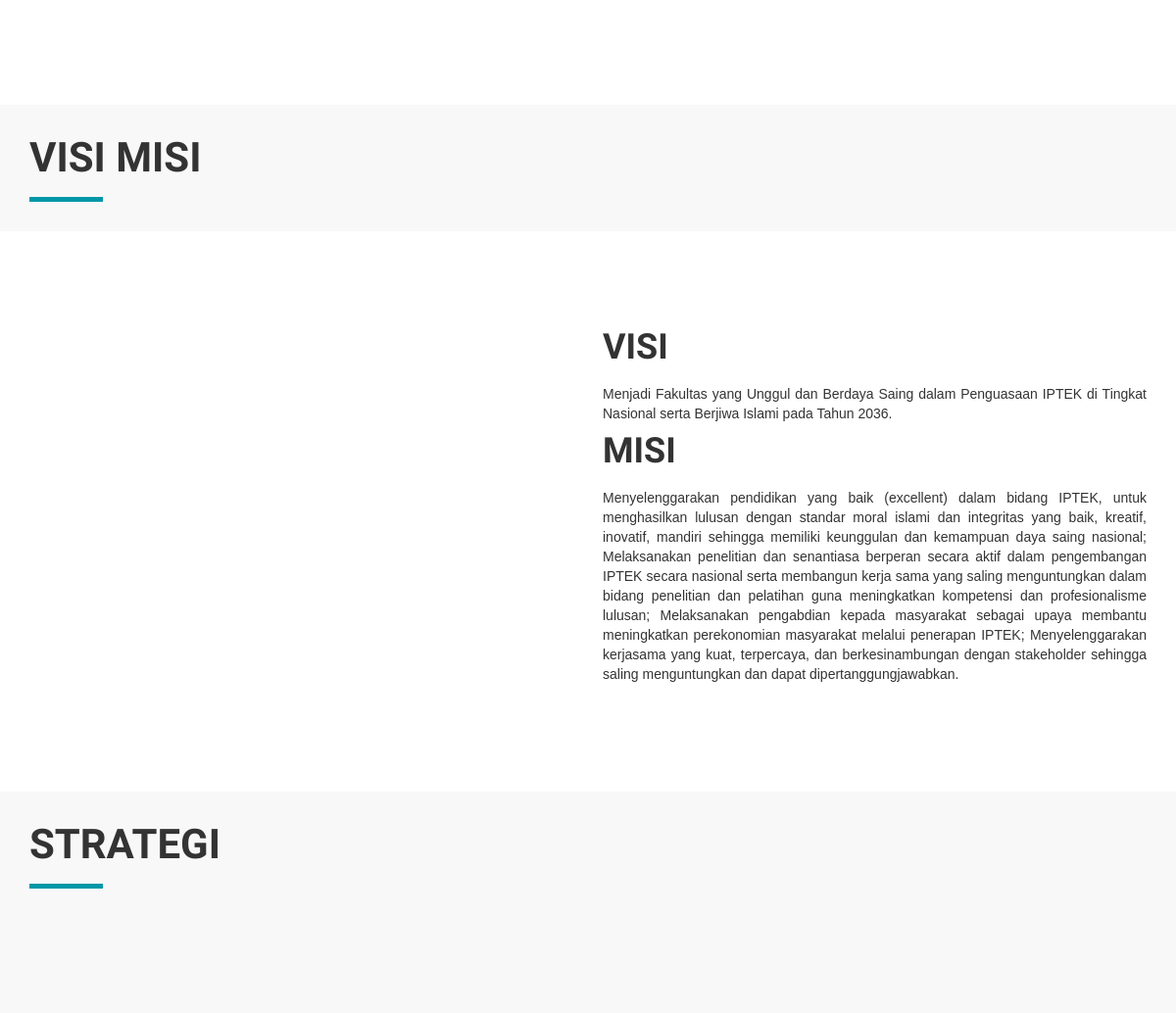
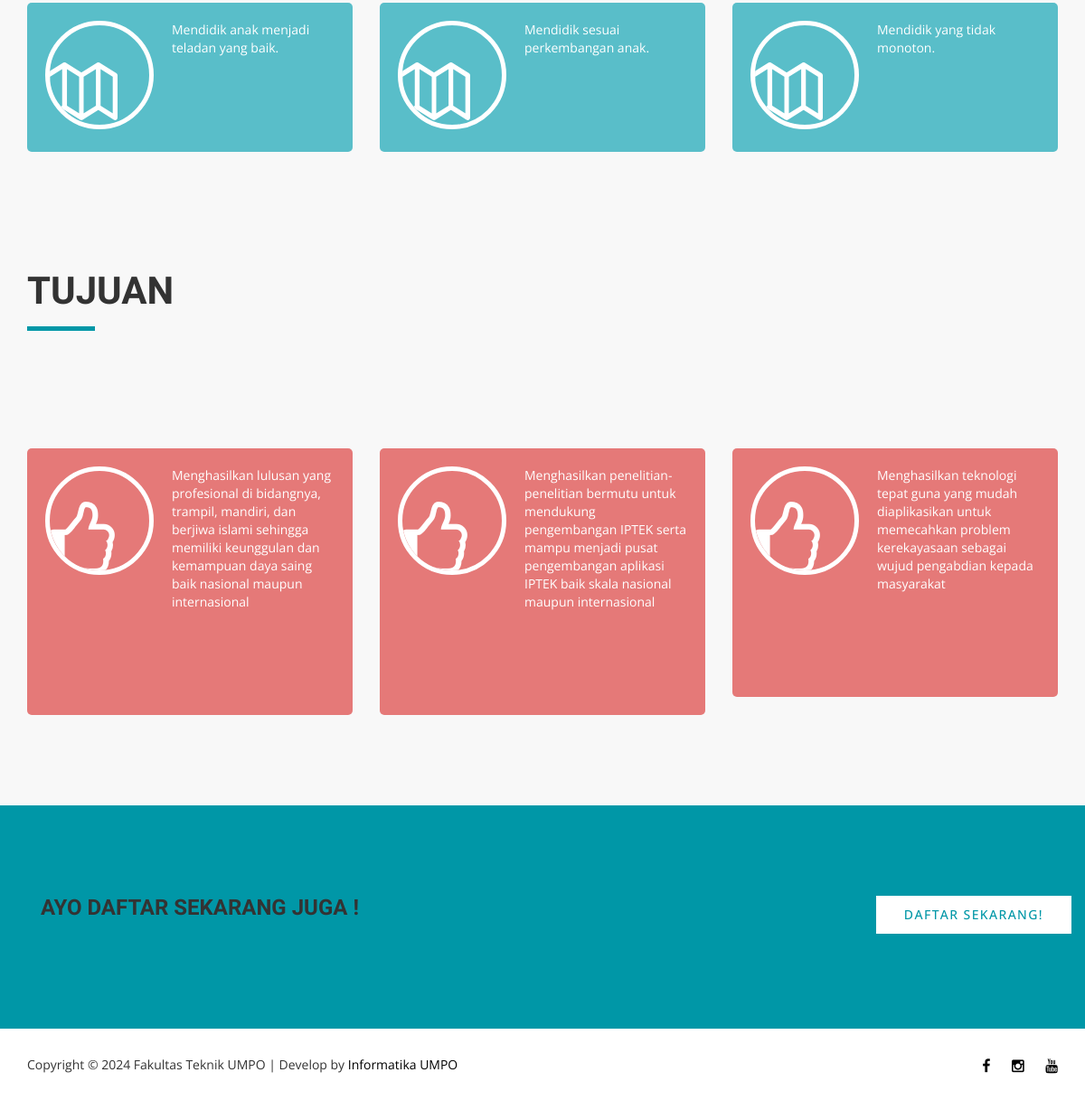
Page /visimisi.php on the committed database (2 pictures, top to bottom).
### tables this page shows
CREATE TABLE `visimisi` (
  `id` int(5) NOT NULL,
  `visi` text NOT NULL,
  `misi` text NOT NULL
);

CREATE TABLE `strategi` (
  `id` int(5) NOT NULL,
  `strategi` text NOT NULL
);

CREATE TABLE `tujuan` (
  `id` int(5) NOT NULL,
  `tujuan` text NOT NULL
);

### visimisi.php (the view, shortened to what this page needs)
<?php
include "pondasi/kepala.php";
include "admin/config/koneksi.php";
$sql = mysqli_query($conn, "SELECT * FROM visimisi");
$b = mysqli_fetch_assoc($sql);
?>
<body>
    <section id="content" class="single-wrapper">
        <div class="grey-background wow fadeIn">
            <div class="container">
                <div class="heading-block page-title wow fadeInUp">
                    <h1>Visi Misi</h1>
                </div>
            </div>
        </div>
        <div class="single-classes clearfix">
            <div class="container">
                <div class="row">
                    <div class="class-gallery wow fadeIn col-md-6 clearfix">
                    </div>
                    <div class="class-content wow fadeIn col-md-6 clearfix">
                    <h2>Visi</h2>
                        <p align="justify" style="font-family: Arial, Helvetica, sans-serif;"><?php echo $b['visi'] ?></p>
                    <h2>Misi</h2>
                        <p align="justify" style="font-family: Arial, Helvetica, sans-serif;"><?php echo $b['misi'] ?></p>
                    </div>
                </div>
            </div>
        </div>
        <div class="grey-background wow fadeIn">
            <div class="container">
                <div class="heading-block page-title wow fadeInUp">
                    <h1>Strategi</h1>
                </div>
            </div>
        </div>
        <div class="class-feature grey-background clearfix">
            <div class="container">
                <div class="row">
                    <?php
                    include "admin/config/koneksi.php";
                    $sql = mysqli_query($conn, "SELECT * FROM strategi");
                    while ($b = mysqli_fetch_assoc($sql)) {
                    ?>
                        <div class="feature-item col-md-4 wow fadeInUp">
                            <div class="feature-with-bg" style="background-color: #59bec9;">
                                <div class="feature-icon">
                                    <div class="icon icon-map-1"></div>
                                </div>
                                <div class="feature-desc">
                                    <p><?php echo $b['strategi'] ?>.</p>
                                    <br /> <br /> <br />
                                </div>
                            </div>
                        </div><?php } ?>
                </div>
            </div>
        </div>
        <div class="grey-background wow fadeIn">
            <div class="container">
                <div class="heading-block page-title wow fadeInUp">
                    <h1>Tujuan</h1>
                </div>
            </div>
        </div>
        <div class="class-feature grey-background clearfix">
            <div class="container">
                <div class="row">
                    <?php
                    include "admin/config/koneksi.php";
                    $sql = mysqli_query($conn, "SELECT * FROM tujuan");
                    while ($b = mysqli_fetch_assoc($sql)) {
                    ?>
                        <div class="feature-item col-md-4 wow fadeInUp">
                            <div class="feature-with-bg" style="background-color: #e57978;">
                                <div class="feature-icon">
                                    <div class="icon icon-thumbs26"></div>
                                </div>
                                <div class="feature-desc">
                                    <p><?php echo $b['tujuan'] ?></p>
                                    <br /> <br /> <br /> <br />
                                </div>
                            </div>
                        </div><?php } ?>
                </div>
            </div>
        </div>
    </section>
    <footer id="footer">
        <div class="container">
            <div class="container">
                <div class="row">
                    <div class="col-md-8 pull-left wow fadeInUp">
                        <h3>Ayo Daftar Sekarang Juga !</h3>
                    </div>
                    <div class="col-md-4 wow fadeInUp">
                        <div class="button-normal white pull-right">
                            <a href="https://pmb.umpo.ac.id" class="no-margin">Daftar Sekarang!</a>
                        </div>
                    </div>
                </div>
            </div>
        </div>
    </footer>
    <?php
    include "pondasi/kaki.php";
    ?>
</body>
</html>

### css/style.css (style rules this page uses)
html { font-size: 62.5%; -webkit-font-smoothing: antialiased; height: 100%; }
body { word-wrap:break-word; -ms-word-wrap:break-word; font-family:'Open Sans', sans-serif; font-size: 14px; color: #333333; }
h1, h2, h3, h4, h5, h6 { font-family:'Dosis', sans-serif; font-weight: 700; text-transform: uppercase; margin-bottom: 20px; margin-top: 0; }
h1 { font-size: 42px; font-size: 4.2rem; line-height: 1.4; }
h2 { font-size: 36px; font-size: 3.6rem; line-height: 1; }
h3 { font-size: 24px; font-size: 2.4rem; line-height: 1.11111; }
a { cursor: pointer; outline: none; color: #000; text-decoration: none !important; -webkit-transition: all .2s ease-in-out; -o-transition: all .2s ease-in-out; transition: all .2s ease-in-out; }
p { margin: 0 0 10px; color: #333333; }
.no-margin { margin: 0 !important; }
button.button-normal, .button-normal a { display: inline-block; padding: 10px 30px; text-transform: uppercase; letter-spacing: 0.1em !important; font-size: 14px; font-weight: 500; margin: 30px 0; }
button.button-normal.white, .button-normal.white a { background-color: #ffffff; border: 1px solid #ffffff; color: #0097a7; }
.single-wrapper { padding-top: 107px; }
.grey-background { background-color: #f8f8f8; }
.page-title { padding: 25px 0px 30px 0px; }
.heading-block:after { content:''; display: block; margin: 30px 0; width: 50px; border-top: 2px solid #0097a7; }
.heading-block.page-title:after { content:''; display: block; margin: 10px 0 0 0; width: 75px; border-top: 5px solid #0097a7; }
.heading-block.page-title h1 { margin-bottom: 0; }
.feature-item { margin-bottom: 60px; }
.feature-item .feature-desc { overflow: hidden; }
.feature-item .feature-icon { display: inline-block; border-radius: 50%; height: 120px; width: 120px; position: relative; overflow: hidden; float: left; margin-right: 20px; }
.feature-item .feature-icon .icon { color: #ffffff; font-size: 80px; opacity: 0.8; position: absolute; bottom: -30px; left: -5px; }
.single-classes { padding: 100px 0; }
.class-feature { padding: 100px 0 40px 0; }
.class-feature .feature-item .feature-with-bg { padding: 20px 20px 25px; border-radius: 5px; }
.feature-item .feature-with-bg .feature-icon { border: 5px solid #ffffff; }
.feature-item .feature-with-bg .feature-icon .icon { opacity: 1; }
.feature-item .feature-with-bg .feature-desc p { color: #ffffff; }
#footer { background-color: #0097a7; padding: 100px 0; }

### rows in the picture
visimisi: visi "Menjadi Fakultas yang Unggul dan Berdaya Saing dalam Penguasaan IPTEK di Tingkat Nasional serta Berjiwa Islami pada Tahun 2036.", misi "Menyelenggarakan pendidikan yang baik (excellent) dalam bidang IPTEK, untuk menghasilkan lulusan dengan standar moral islami dan integritas yang baik, kreatif, inovatif, mandiri sehingga memiliki keunggulan dan kemampuan daya saing nasional; Melaksanakan penelitian dan senantiasa berperan secara aktif dalam pengembangan IPTEK secara nasional serta membangun kerja sama yang saling menguntungkan dalam bidang penelitian dan pelatihan guna meningkatkan kompetensi dan profesionalisme lulusan; Melaksanakan pengabdian kepada masyarakat sebagai upaya membantu meningkatkan perekonomian masyarakat melalui penerapan IPTEK; Menyelenggarakan kerjasama yang kuat, terpercaya, dan berkesinambungan dengan…"
strategi: strategi "Mendidik anak menjadi teladan yang baik"
strategi: strategi "Mendidik sesuai perkembangan anak"
strategi: strategi "Mendidik yang tidak monoton"
tujuan: tujuan "Menghasilkan lulusan yang profesional di bidangnya, trampil, mandiri, dan berjiwa islami sehingga memiliki keunggulan dan kemampuan daya saing baik nasional maupun internasional"
tujuan: tujuan "Menghasilkan penelitian-penelitian bermutu untuk mendukung pengembangan IPTEK serta mampu menjadi pusat pengembangan aplikasi IPTEK baik skala nasional maupun internasional"
tujuan: tujuan "Menghasilkan teknologi tepat guna yang mudah diaplikasikan untuk memecahkan problem kerekayasaan sebagai wujud pengabdian kepada masyarakat"
